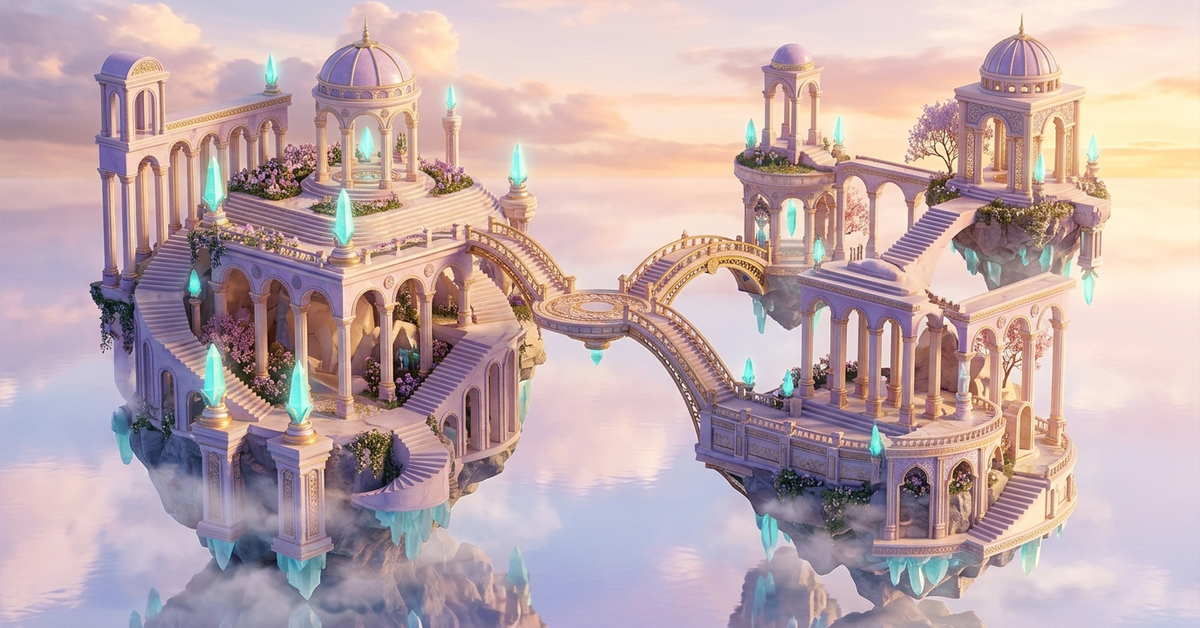
#> input picture store_assets/cover_image_1200x628.png, 1200 x 628 px, given in place of astral_terraces_icon_1795590255108.jpg, which was not available; the run also reads 1 picture not shown here
$ python generate_store_assets.py
#> lines starting #> are read from the running program, lines starting #| are printed output that depends on the picture
import os
import math
from PIL import Image, ImageDraw, ImageFont, ImageFilter
import numpy as np
import imageio

SOURCE_ICON = r"C:\Users\dines\.gemini\antigravity\brain\2e850ffa-307c-4199-b5d9-3ca027c61095\astral_terraces_icon_1795590255108.jpg"
SOURCE_COVER = r"C:\Users\dines\.gemini\antigravity\brain\2e850ffa-307c-4199-b5d9-3ca027c61095\astral_terraces_cover_1795590260256.jpg"
OUTPUT_DIR = r"C:\Unity\Astral--Terraces-\store_assets"

os.makedirs(OUTPUT_DIR, exist_ok=True)

print("--- 1. Processing App Icons ---")
icon_img = Image.open(SOURCE_ICON).convert("RGBA")

# 1024x1024 App Icon
icon_1024 = icon_img.resize((1024, 1024), Image.Resampling.LANCZOS)
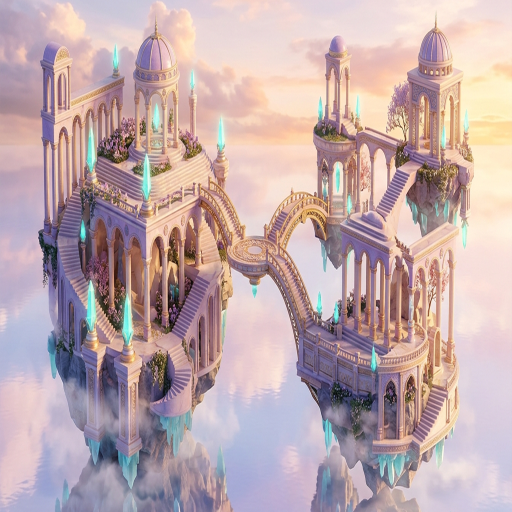
#> icon_1024: PIL image 1024x1024 RGBA (shown at 1/2 size); mean R, G, B, A 191.3, 168.9, 171.3, 255
icon_1024_path = os.path.join(OUTPUT_DIR, "app_icon_1024x1024.png")
icon_1024.save(icon_1024_path, format="PNG", optimize=True)
print(f"Created: {icon_1024_path}")

# 16x16 Small App Icon
icon_16 = icon_img.resize((16, 16), Image.Resampling.LANCZOS)
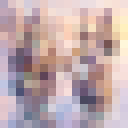
#> icon_16: PIL image 16x16 RGBA (shown 8 times larger); mean R, G, B, A 191.5, 169.1, 171.4, 255
icon_16_path = os.path.join(OUTPUT_DIR, "small_app_icon_16x16.png")
icon_16.save(icon_16_path, format="PNG", optimize=True)
print(f"Created: {icon_16_path}")

print("--- 2. Processing Cover, Banner & Splash Images ---")
cover_img = Image.open(SOURCE_COVER).convert("RGB")
#> cover_img is the input picture: PIL image 1200x628 RGB; mean R, G, B 191.3, 168.9, 171.3

def fit_and_crop(img, target_w, target_h):
#> called with target_w = 1200, target_h = 628
    orig_w, orig_h = img.size
#> orig_w = 1200; orig_h = 628
    target_aspect = target_w / target_h
    orig_aspect = orig_w / orig_h
#> orig_aspect = 1.91

    if orig_aspect > target_aspect:
        # Source is wider than target: fit height, crop width
        new_h = orig_h
        new_w = int(orig_h * target_aspect)
        left = (orig_w - new_w) // 2
        top = 0
    else:
        # Source is taller: fit width, crop height
        new_w = orig_w
#> new_w = 1200
        new_h = int(orig_w / target_aspect)
#> new_h = 628
        left = 0
        top = (orig_h - new_h) // 2
#> top = 0

    cropped = img.crop((left, top, left + new_w, top + new_h))
    return cropped.resize((target_w, target_h), Image.Resampling.LANCZOS)

# 1200x628 Cover Image (Meta Instant Games primary standard)
cover_1200 = fit_and_crop(cover_img, 1200, 628)
cover_1200_path = os.path.join(OUTPUT_DIR, "cover_image_1200x628.png")
cover_1200.save(cover_1200_path, format="PNG", optimize=True)
print(f"Created: {cover_1200_path}")

# 1200x628 Banner Image
banner_1200_path = os.path.join(OUTPUT_DIR, "banner_image_1200x628.png")
cover_1200.save(banner_1200_path, format="PNG", optimize=True)
print(f"Created: {banner_1200_path}")

# 1920x1080 High-Res Banner
banner_1920 = fit_and_crop(cover_img, 1920, 1080)
#> call 2 of fit_and_crop, with target_w = 1920, target_h = 1080
#> in fit_and_crop (call 2), `cropped = img.crop((left, top, left + new_w, top + new_h))`:
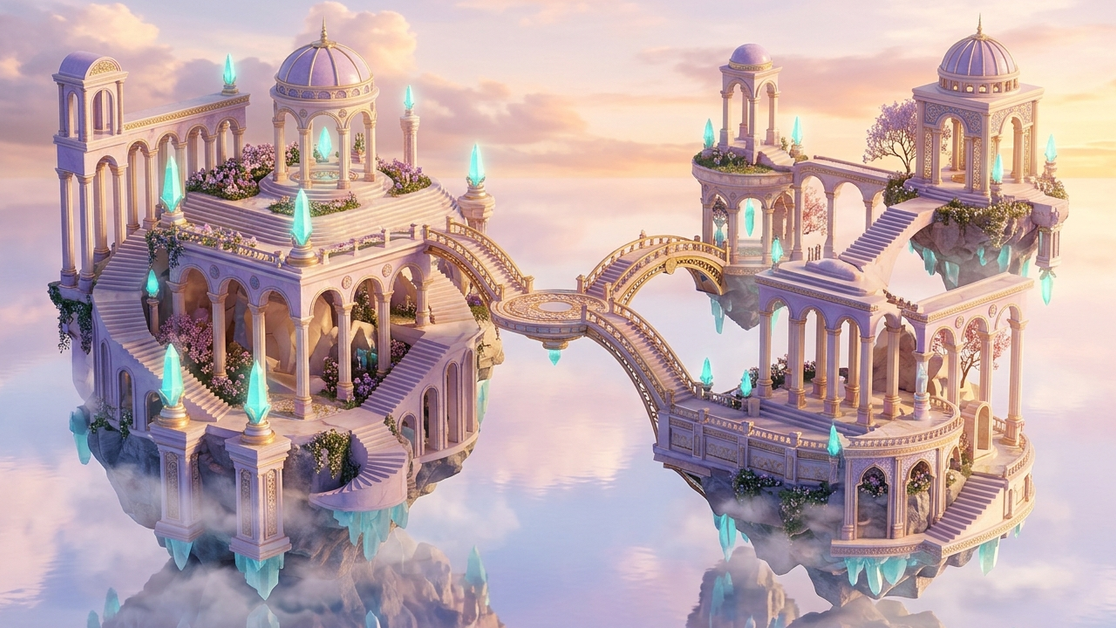
#> cropped: PIL image 1116x628 RGB; mean R, G, B 189.3, 166.6, 168.9
banner_1920_path = os.path.join(OUTPUT_DIR, "banner_image_1920x1080.png")
banner_1920.save(banner_1920_path, format="PNG", optimize=True)
print(f"Created: {banner_1920_path}")

# 1200x628 Splash Image
splash_1200_path = os.path.join(OUTPUT_DIR, "splash_image_1200x628.png")
cover_1200.save(splash_1200_path, format="PNG", optimize=True)
print(f"Created: {splash_1200_path}")

print("--- 3. Rendering Cinematic Gameplay Preview Video (MP4) ---")
# 10-second cinematic teaser (1280x720, 30 fps -> 300 frames)
# Smoothly pans and zooms across the gorgeous high-res cover art with ethereal light pulsing
video_path = os.path.join(OUTPUT_DIR, "preview_video_1280x720.mp4")
fps = 30
duration_sec = 10
total_frames = fps * duration_sec
target_vw, target_vh = 1280, 720

# High-res base for video pan/zoom
base_for_video = fit_and_crop(cover_img, 1920, 1080)
bw, bh = base_for_video.size
#> bw = 1920; bh = 1080

writer = imageio.get_writer(video_path, fps=fps, codec="libx264", quality=8)

for frame_idx in range(total_frames):
    t = frame_idx / total_frames  # 0.0 to 1.0

    # Gentle sinusoidal camera pan and zoom (Ken Burns effect)
    zoom = 1.05 + 0.12 * math.sin(t * math.pi)
    crop_w = int(target_vw / zoom)
    crop_h = int(target_vh / zoom)

    # Pan center
    center_x = int(bw * 0.5 + math.sin(t * math.pi * 2) * (bw * 0.08))
    center_y = int(bh * 0.5 + math.cos(t * math.pi) * (bh * 0.04))

    cx1 = max(0, min(bw - crop_w, center_x - crop_w // 2))
    cy1 = max(0, min(bh - crop_h, center_y - crop_h // 2))

    frame_crop = base_for_video.crop((cx1, cy1, cx1 + crop_w, cy1 + crop_h))
    frame_resized = frame_crop.resize((target_vw, target_vh), Image.Resampling.BILINEAR)

    # Fade in over first 0.8s, fade out over last 0.8s
    fade = 1.0
    fade_duration = 0.8
    current_time = frame_idx / fps
    if current_time < fade_duration:
        fade = current_time / fade_duration
    elif current_time > (duration_sec - fade_duration):
        fade = (duration_sec - current_time) / fade_duration

    if fade < 1.0:
        enhancer = Image.new("RGB", (target_vw, target_vh), (13, 11, 24))
        frame_resized = Image.blend(enhancer, frame_resized, fade)

    # Convert to numpy array for imageio
    frame_np = np.array(frame_resized)
#> (the run stopped early here; a loop or call above may not have finished)
